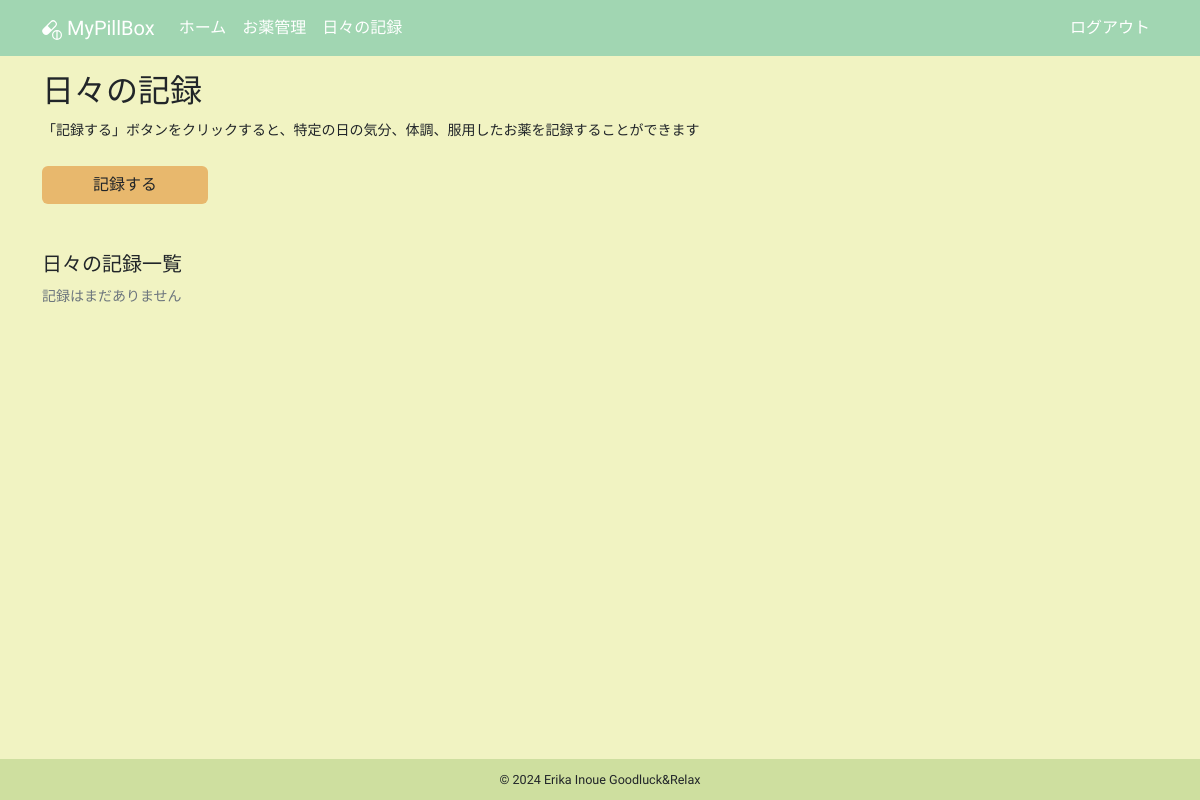
Before: /daily_logs (signed in) with the older database file.
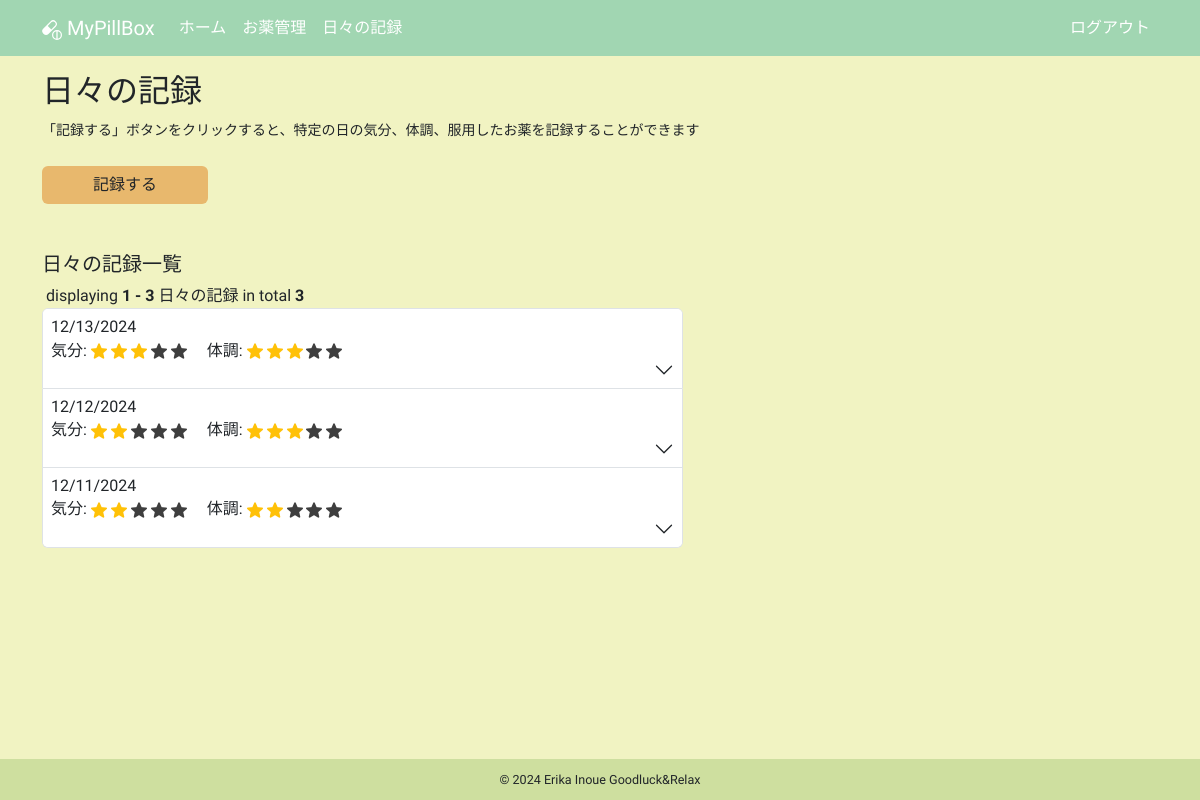
After: the same page with the newer database file.
### app/models.py (models this page shows, shortened)
class DailyLog(db.Model):
    __tablename__ = "daily_logs"
    id: so.Mapped[int] = so.mapped_column(primary_key=True)
    date: so.Mapped[datetime.date] = so.mapped_column(sa.Date)
    mood: so.Mapped[int]
    condition: so.Mapped[int]
    user_id: so.Mapped[int] = so.mapped_column(sa.ForeignKey(User.id))
    user: so.Mapped[User] = so.relationship(back_populates="daily_logs")
    daily_log_details: so.Mapped[list["DailyLogDetail"]] = so.relationship(
        cascade="all, delete-orphan", back_populates="daily_log"
    )

### app/routes.py (the view)
@app.route("/daily_logs")
@login_required
def daily_logs():
    title = _("日々の記録")
    form = EmptyForm()
    page = request.args.get(get_page_parameter(), type=int, default=1)
    per_page = app.config["LOGS_PER_PAGE"]
    total_query = sa.select(sa.func.count(DailyLog.id)).where(
        DailyLog.user == current_user
    )
    total_count = db.session.scalar(total_query)
    query = (
        sa.select(DailyLog)
        .where(DailyLog.user == current_user)
        .order_by(DailyLog.date.desc())
        .limit(per_page)
        .offset((page - 1) * per_page)
    )
    daily_logs = db.session.scalars(query).all()
    for log in daily_logs:
        log.all_doses_zero = all(detail.dose == 0.0 for detail in log.daily_log_details)
        for detail in log.daily_log_details:
            detail.localized_taking_unit = format_dose_unit(
                detail.dose, detail.medicine.taking_unit
            )
    pagination = Pagination(
        page=page,
        per_page=per_page,
        total=total_count,
        display_msg=_("<b>{total}</b>件中の<b>{start} - {end}</b>件"),
        record_name=_("日々の記録"),
        css_framework="bootstrap5",
    )
    return render_template(
        "daily_logs.html",
        daily_logs=daily_logs,
        form=form,
        pagination=pagination,
        title=title,
    )

### app/__init__.py (called while the page is built)
def get_locale():
    return request.accept_languages.best_match(app.config["LANGUAGES"])

### app/helpers.py (called while the page is built)
def format_dose_unit(dose, taking_unit):
    locale = g.locale
    if locale.startswith("en"):
        if dose and dose > 1:
            if taking_unit in ["tablet", "capsule", "packet", "drop"]:
                return f"{taking_unit}s"
            else:
                return taking_unit
        else:
            return taking_unit
    return unit_labels.get(taking_unit, taking_unit)

### app/models.py (called while the page is built)
@login.user_loader
def load_user(id):
    return db.session.get(User, int(id))

### app/routes.py (called while the page is built)
@app.before_request
def before_request():
    g.locale = str(get_locale())

### app/templates/daily_logs.html (shortened to what this page needs)
{% extends "base.html" %}
{% block content %}
  <div class="mb-4">
    <h2 class="mb-2">{{ _("日々の記録") }}</h2>
    <p>
      <small>{{ _("「記録する」ボタンをクリックすると、特定の日の気分、体調、服用したお薬を記録することができます") }}</small>
    </p>
  </div>
  <div class="row">
    <div class="col-5 col-lg-2 mb-5">
      <a href="{{ url_for('create_daily_log') }}" class="btn btn-custom w-100">{{ _("記録する") }}</a>
    </div>
  </div>
  <div class="row">
    <div class="col-12 col-lg-7 mb-3">
      <h5 class="mb-2">{{ _("日々の記録一覧") }}</h5>
      {% if not daily_logs %}
        <small class="text-secondary">{{ _("記録はまだありません") }}</small>
      {% else %}
        {{ pagination.info }}
        <div class="accordion mb-3" id="accordionDailyLog">
          {% for daily_log in daily_logs %}
            <div class="accordion-item">
              <h2 class="accordion-header">
                <button class="accordion-button collapsed d-flex flex-column align-items-start p-2"
                        type="button"
                        data-bs-toggle="collapse"
                        data-bs-target="#collapse{{ loop.index }}"
                        aria-expanded="false"
                        aria-controls="collapse{{ loop.index }}">
                  <span class="pb-1">{{ moment(daily_log.date).format("L") }}</span>
                  <span>{{ _("気分") }}:
                    {% for i in range(0, daily_log.mood) %}
                      <img src="{{ url_for('static', filename='images/star_on.png') }}"
                           class="star-display rating-checked"
                           alt="star">
                    {% endfor %}
                    {% if daily_log.mood < 5 %}
                      {% for i in range(daily_log.mood, 5) %}
                        <img src="{{ url_for('static', filename='images/star_on.png') }}"
                             class="star-display"
                             alt="star">
                      {% endfor %}
                    {% endif %}
                    　{{ _("体調") }}:
                    {% for i in range(0, daily_log.condition) %}
                      <img src="{{ url_for('static', filename='images/star_on.png') }}"
                           class="star-display rating-checked"
                           alt="star">
                    {% endfor %}
                    {% if daily_log.condition < 5 %}
                      {% for i in range(daily_log.condition, 5) %}
                        <img src="{{ url_for('static', filename='images/star_on.png') }}"
                             class="star-display"
                             alt="star">
                      {% endfor %}
                    {% endif %}
                  </span>
                </button>
              </h2>
            </div>
          {% endfor %}
        </div>
      {% endif %}
    </div>
  </div>
{% endblock content %}

### app/templates/base.html (shortened to what this page needs)
<!DOCTYPE html>
<html lang="{{ g.locale }}">
  <head>
    <link rel="stylesheet"
          href="{{ url_for('static', filename='css/bootstrap.min.css') }}">
  </head>
  <body>
    <nav class="navbar navbar-expand-lg navbar-dark">
      <div class="container">
        <a class="navbar-brand" href="{{ url_for('index') }}">
          MyPillBox
        </a>
        <div class="collapse navbar-collapse" id="navbarSupportedContent">
          <ul class="navbar-nav me-auto mb-2 mb-lg-0">
            <li class="nav-item">
              <a class="nav-link" aria-current="page" href="{{ url_for('index') }}">{{ _("ホーム") }}</a>
            </li>
            <li class="nav-item">
              <a class="nav-link"
                 aria-current="page"
                 href="{{ url_for('medicines') }}">{{ _("お薬管理") }}</a>
            </li>
            <li class="nav-item">
              <a class="nav-link"
                 aria-current="page"
                 href="{{ url_for('daily_logs') }}">{{ _("日々の記録") }}</a>
            </li>
          </ul>
          <ul class="navbar-nav mb-2 mb-lg-0">
            <li class="nav-item">
              <a class="nav-link" aria-current="page" href="{{ url_for('logout') }}">{{ _("ログアウト") }}</a>
            </li>
          </ul>
        </div>
      </div>
    </nav>
    <div class="container mt-3">
      {% block content %}
      {% endblock content %}
    </div>
    <footer>
      <p class="mb-0">
        <small>© 2024 Erika Inoue Goodluck&Relax</small>
      </p>
    </footer>
  </body>
</html>

### app/templates/base.html (style rules this page uses)
html, body { height: 100%; }
body { background-color: #F1F3C2; font-family: "Zen Maru Gothic", sans-serif; font-weight: 500; font-style: normal; display: flex; flex-direction: column; }
.container { flex: 1; }
.navbar-dark .nav-link { color: #fff !important; }
.navbar { background-color: #A1D6B2; }
.btn-custom { background-color: #E8B86D; font-weight: 500; }
.rating-checked { filter: none!important; }
.star-display { width: 1em; height: 1em; filter: invert(99%) sepia(1%) saturate(0%) hue-rotate(161deg) brightness(101%) contrast(104%); }
.accordion-button { font-weight: 500!important; }
.pagination-page-info { padding-left: .25rem; }
footer { padding: 0.6rem 0; text-align: center; background-color: #cedf9f; font-size: 0.9rem; }

Changed rows visible on the page:
added DailyLog: date "12/13/2024", mood 3 (drawn), condition 3 (drawn)
added DailyLog: date "12/12/2024", mood 2 (drawn), condition 3 (drawn)
added DailyLog: date "12/11/2024", mood 2 (drawn), condition 2 (drawn)
Other visible differences:
{{ pagination.info }}: (not shown) → "displaying 1 - 3 日々の記録 in total 3"
text no longer shown: "記録はまだありません"
